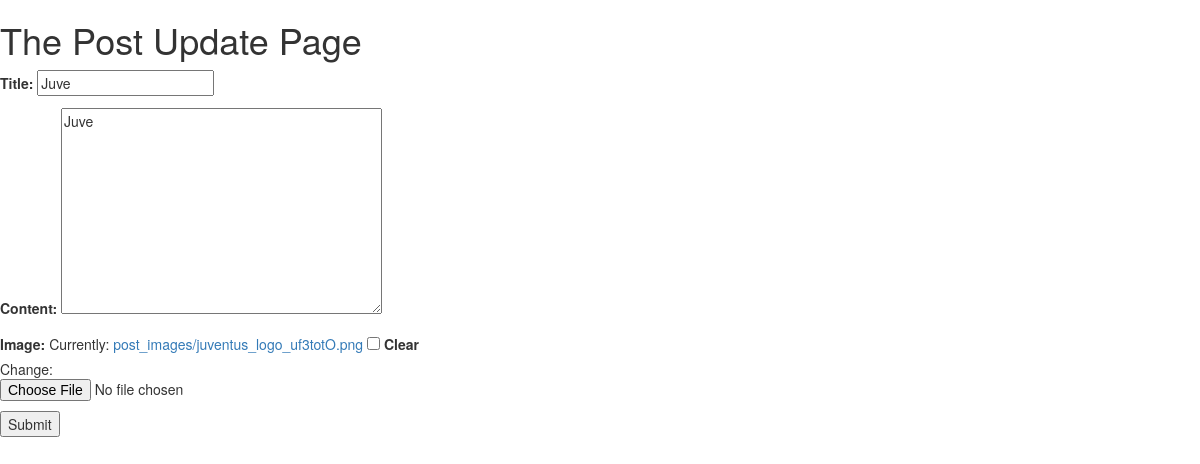
Before: /posts/update/juve/ with the older database file.
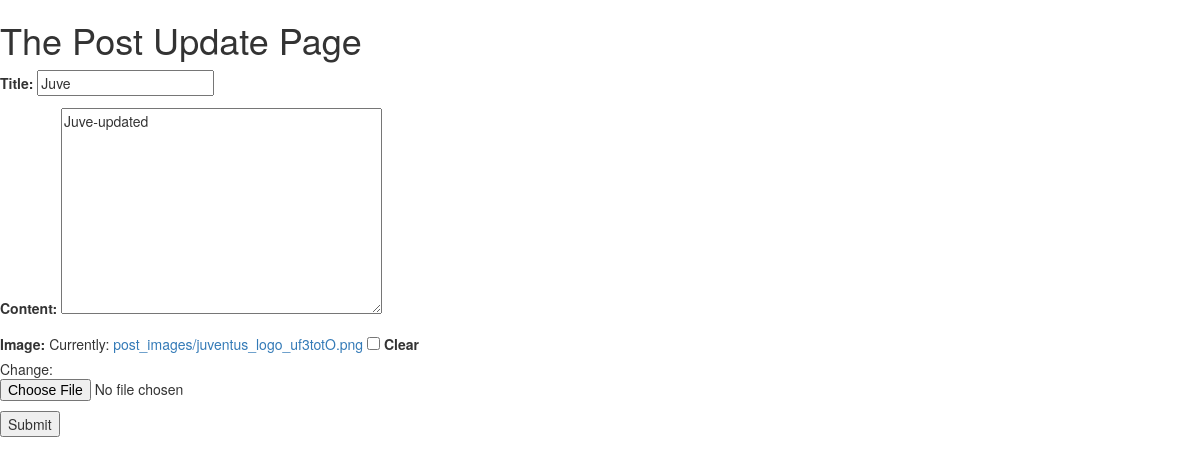
After: the same page with the newer database file.
### posts/models.py (models this page shows, shortened)
class Post(models.Model):
	title = models.CharField(max_length=30)
	content = models.TextField()
	image = models.ImageField(null=True, blank=True, upload_to="post_images")
	updated = models.DateTimeField(auto_now=True)
	timestamp = models.DateTimeField(auto_now_add=True)
	slug = models.SlugField(unique=True)
	class Meta:
		ordering = ["-timestamp", "-updated"]

### posts/views.py (the view)
# urls.py: url(r'^update/(?P<post_slug>[-\w]+)/$', views.post_update, name="update"),
def post_update(request, post_slug):
	instance = get_object_or_404(Post, slug=post_slug)
	form = PostForm(request.POST or None, instance=instance)
	if form.is_valid():
		form.save()
		return redirect(instance.get_absolute_url())
	context = {
	"form": form,
	"instance": instance,
	"title": "Update",
	}
	return render(request, 'post_update.html', context)

### posts/forms.py
class PostForm(forms.ModelForm):
	class Meta:
		model = Post
		fields = ['title', 'content', 'image']

### posts/templates/post_update.html (shortened to what this page needs)
{% include "base.html" %}
{% block title_name %}
		<h1>The Post {{title}} Page</h1>
{% endblock title_name %}
{% block mainBody %}
	<form action="{% url 'posts:update' post_slug=instance.slug %}" method="POST">
		{{form.as_p}}
		<input type="submit" name="Update Post">
	</form>
{% endblock mainBody %}

### posts/templates/base.html (shortened to what this page needs)
<!DOCTYPE html>
{% load static %}
<html lang="en">
<head>
	<link rel="stylesheet" href="{% static 'css/base.css' %}">
	<link rel="stylesheet" href="{% static 'css/bootstrap.min.css' %}">
</head>
<body>
</body>
</html>

Changed rows visible on the page:
changed Post "Juve": content "Juve" → "Juve-updated"
